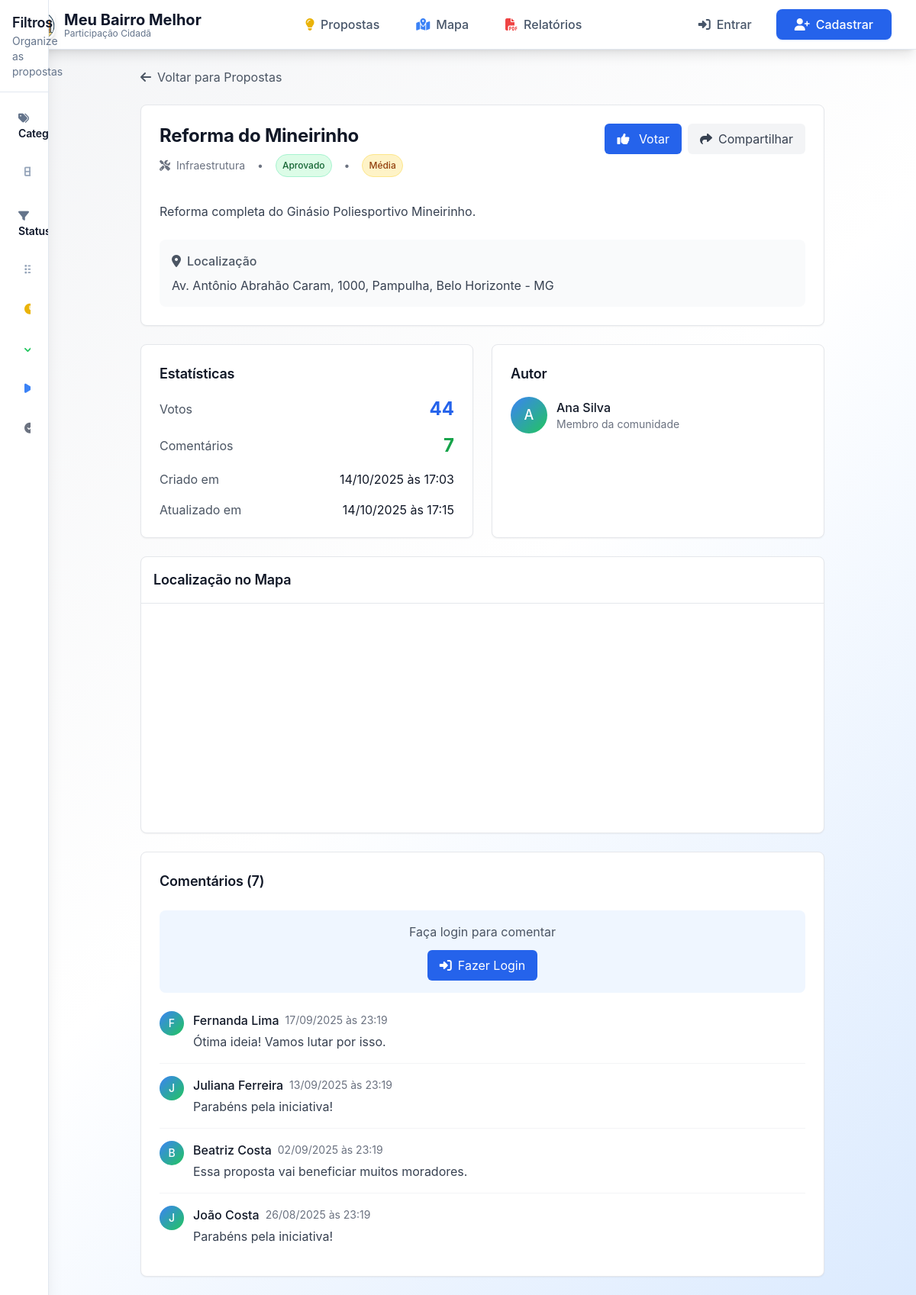
/proposta/23, run on the app's committed database.
### app.py (models this page shows, shortened)
class Proposal(db.Model):
    id = db.Column(db.Integer, primary_key=True)
    title = db.Column(db.String(200), nullable=False)
    description = db.Column(db.Text, nullable=False)
    category = db.Column(db.String(50), db.ForeignKey('category.id'), nullable=False)
    latitude = db.Column(db.Float, nullable=False)
    longitude = db.Column(db.Float, nullable=False)
    address = db.Column(db.String(300), nullable=False)
    status = db.Column(db.String(20), default='pending')
    priority = db.Column(db.String(10), default='medium')
    votes_count = db.Column(db.Integer, default=0)
    comments_count = db.Column(db.Integer, default=0)
    author_id = db.Column(db.Integer, db.ForeignKey('user.id'), nullable=False)
    created_at = db.Column(db.DateTime, default=datetime.utcnow)
    updated_at = db.Column(db.DateTime, default=datetime.utcnow, onupdate=datetime.utcnow)
    author = db.relationship('User', backref='proposals')
    category_obj = db.relationship('Category', backref='proposals')

class Category(db.Model):
    id = db.Column(db.String(50), primary_key=True)
    name = db.Column(db.String(100), nullable=False)
    icon = db.Column(db.String(50))
    color = db.Column(db.String(7))

class User(UserMixin, db.Model):
    id = db.Column(db.Integer, primary_key=True)
    email = db.Column(db.String(120), unique=True, nullable=False)
    name = db.Column(db.String(100), nullable=False)
    password_hash = db.Column(db.String(128))
    created_at = db.Column(db.DateTime, default=datetime.utcnow)
    nome_completo = db.Column(db.String(200))
    cpf = db.Column(db.String(14))
    telefone = db.Column(db.String(20))
    endereco = db.Column(db.Text)
    cep = db.Column(db.String(10))
    data_nascimento = db.Column(db.Date)

class Comment(db.Model):
    id = db.Column(db.Integer, primary_key=True)
    proposal_id = db.Column(db.Integer, db.ForeignKey('proposal.id'), nullable=False)
    user_id = db.Column(db.Integer, db.ForeignKey('user.id'), nullable=False)
    content = db.Column(db.Text, nullable=False)
    created_at = db.Column(db.DateTime, default=datetime.utcnow)
    updated_at = db.Column(db.DateTime, default=datetime.utcnow, onupdate=datetime.utcnow)
    user = db.relationship('User', backref='comments')
    proposal = db.relationship('Proposal', backref='comments')
    @property
    def author_name(self):
        return self.user.name if self.user else 'Usuário Anônimo'

### app.py (the view)
@app.route('/proposta/<int:id>')
def proposta_detalhes(id):
    proposal = Proposal.query.get_or_404(id)
    comments = Comment.query.filter_by(proposal_id=id).order_by(Comment.created_at.desc()).all()
    user_voted = False
    if current_user.is_authenticated:
        vote = Vote.query.filter_by(
            proposal_id=id,
            user_id=current_user.id
        ).first()
        user_voted = vote is not None
    return render_template('proposta_detalhes.html',
                         proposal=proposal,
                         comments=comments,
                         user_voted=user_voted)

### templates/proposta_detalhes.html (shortened to what this page needs)
{% extends "base.html" %}
{% block content %}
<div class="max-w-4xl mx-auto space-y-6">
    <div>
        <a href="{{ url_for('index') }}" class="inline-flex items-center text-gray-600 hover:text-gray-900">
            <i class="fas fa-arrow-left mr-2"></i>Voltar para Propostas
        </a>
    </div>
    <div class="bg-white rounded-lg shadow-sm border border-gray-200 p-6">
        <div class="flex items-start justify-between mb-4">
            <div class="flex-1">
                <h1 class="text-2xl font-bold text-gray-900 mb-2">{{ proposal.title }}</h1>
                <div class="flex items-center space-x-4 text-sm text-gray-500 mb-4">
                    <div class="flex items-center space-x-2">
                        <i class="fas fa-{{ proposal.category_obj.icon }}" style="color: {{ proposal.category_obj.color }}"></i>
                        <span>{{ proposal.category_obj.name }}</span>
                    </div>
                    <span>•</span>
                    <span class="status-{{ proposal.status }} px-2 py-1 rounded-full">
                        {% if proposal.status == 'pending' %}Pendente
                        {% elif proposal.status == 'approved' %}Aprovado
                        {% elif proposal.status == 'in_progress' %}Em Andamento
                        {% elif proposal.status == 'completed' %}Concluído
                        {% elif proposal.status == 'rejected' %}Rejeitado
                        {% endif %}
                    </span>
                    <span>•</span>
                    <span class="priority-{{ proposal.priority }} px-2 py-1 rounded-full">
                        {% if proposal.priority == 'low' %}Baixa
                        {% elif proposal.priority == 'medium' %}Média
                        {% elif proposal.priority == 'high' %}Alta
                        {% endif %}
                    </span>
                </div>
            </div>
            <div id="votes" class="flex items-center space-x-2">
                <button onclick="voteProposal({{ proposal.id }})"
                        id="voteButton"
                        class="px-4 py-2 rounded-md transition-colors {% if user_voted %}bg-green-600 hover:bg-green-700 text-white{% else %}bg-blue-600 hover:bg-blue-700 text-white{% endif %}">
                    <i class="fas fa-thumbs-up mr-2"></i>
                    <span id="voteText">{% if user_voted %}Desvotar{% else %}Votar{% endif %}</span>
                </button>
                <button onclick="shareProposal()" class="px-4 py-2 bg-gray-100 text-gray-700 rounded-md hover:bg-gray-200 transition-colors">
                    <i class="fas fa-share mr-2"></i>Compartilhar
                </button>
            </div>
        </div>
        <div class="prose max-w-none">
            <p class="text-gray-700 leading-relaxed">{{ proposal.description }}</p>
        </div>
        <div class="mt-6 p-4 bg-gray-50 rounded-lg">
            <div class="flex items-center text-gray-600 mb-2">
                <i class="fas fa-map-marker-alt mr-2"></i>
                <span class="font-medium">Localização</span>
            </div>
            <p class="text-gray-700">{{ proposal.address }}</p>
        </div>
    </div>
    <div class="grid grid-cols-1 md:grid-cols-2 gap-6">
        <div class="bg-white rounded-lg shadow-sm border border-gray-200 p-6">
            <h3 class="text-lg font-semibold text-gray-900 mb-4">Estatísticas</h3>
            <div class="space-y-4">
                <div class="flex items-center justify-between">
                    <span class="text-gray-600">Votos</span>
                    <span class="text-2xl font-bold text-blue-600" id="votesCount">{{ proposal.votes_count }}</span>
                </div>
                <div class="flex items-center justify-between">
                    <span class="text-gray-600">Comentários</span>
                    <span class="text-2xl font-bold text-green-600" id="commentsCount">{{ proposal.comments_count }}</span>
                </div>
                <div class="flex items-center justify-between">
                    <span class="text-gray-600">Criado em</span>
                    <span class="text-gray-900">{{ proposal.created_at.strftime('%d/%m/%Y às %H:%M') }}</span>
                </div>
                <div class="flex items-center justify-between">
                    <span class="text-gray-600">Atualizado em</span>
                    <span class="text-gray-900">{{ proposal.updated_at.strftime('%d/%m/%Y às %H:%M') }}</span>
                </div>
            </div>
        </div>
        <div class="bg-white rounded-lg shadow-sm border border-gray-200 p-6">
            <h3 class="text-lg font-semibold text-gray-900 mb-4">Autor</h3>
            <div class="flex items-center space-x-3">
                <div class="w-12 h-12 bg-gradient-to-br from-blue-500 to-green-500 rounded-full flex items-center justify-center">
                    <span class="text-white text-lg font-medium">{{ proposal.author.name[0].upper() }}</span>
                </div>
                <div>
                    <p class="font-medium text-gray-900">{{ proposal.author.name }}</p>
                    <p class="text-sm text-gray-500">Membro da comunidade</p>
                </div>
            </div>
        </div>
    </div>
    <div class="bg-white rounded-lg shadow-sm border border-gray-200 overflow-hidden">
        <div class="p-4 border-b border-gray-200">
            <h3 class="text-lg font-semibold text-gray-900">Localização no Mapa</h3>
        </div>
        <div id="proposalMap" style="height: 300px;"></div>
    </div>
    <div id="comments" class="bg-white rounded-lg shadow-sm border border-gray-200 p-6">
        <div class="flex items-center justify-between mb-6">
            <h3 class="text-lg font-semibold text-gray-900">
                Comentários (<span id="commentsCountHeader">{{ proposal.comments_count }}</span>)
            </h3>
        </div>
        {% if current_user.is_authenticated %}
        <div class="mb-6 p-4 bg-gray-50 rounded-lg">
            <form id="commentForm">
                <div class="mb-3">
                    <label class="block text-sm font-medium text-gray-700 mb-2">Adicionar Comentário</label>
                    <textarea id="commentContent" rows="3"
                              class="w-full px-3 py-2 border border-gray-300 rounded-md focus:outline-none focus:ring-2 focus:ring-blue-500"
                              placeholder="Escreva seu comentário..."></textarea>
                </div>
                <button type="submit" class="px-4 py-2 bg-blue-600 text-white rounded-md hover:bg-blue-700 transition-colors">
                    <i class="fas fa-comment mr-2"></i>Comentar
                </button>
            </form>
        </div>
        {% else %}
        <div class="mb-6 p-4 bg-blue-50 rounded-lg text-center">
            <p class="text-gray-600 mb-3">Faça login para comentar</p>
            <button onclick="openLoginModal()" class="px-4 py-2 bg-blue-600 text-white rounded-md hover:bg-blue-700 transition-colors">
                <i class="fas fa-sign-in-alt mr-2"></i>Fazer Login
            </button>
        </div>
        {% endif %}
        <div id="commentsList" class="space-y-4">
            {% for comment in comments %}
            <div class="border-b border-gray-100 pb-4 last:border-b-0">
                <div class="flex items-start space-x-3">
                    <div class="w-8 h-8 bg-gradient-to-br from-blue-500 to-green-500 rounded-full flex items-center justify-center flex-shrink-0">
                        <span class="text-white text-sm font-medium">{{ comment.author_name[0].upper() }}</span>
                    </div>
                    <div class="flex-1">
                        <div class="flex items-center space-x-2 mb-1">
                            <span class="font-medium text-gray-900">{{ comment.author_name }}</span>
                            <span class="text-sm text-gray-500">{{ comment.created_at.strftime('%d/%m/%Y às %H:%M') }}</span>
                        </div>
                        <p class="text-gray-700">{{ comment.content }}</p>
                    </div>
                </div>
            </div>
            {% endfor %}
        </div>
    </div>
</div>
{% endblock %}

### static/css/custom.css (style rules this page uses)
* { font-family: -apple-system, BlinkMacSystemFont, 'Segoe UI', 'Roboto', 'Helvetica Neue', Arial, sans-serif; }
body { background: #fafbfc; color: #2d3748; line-height: 1.6; -webkit-font-smoothing: antialiased; -moz-osx-font-smoothing: grayscale; }
a { color: #2563eb; text-decoration: none; transition: color 0.2s ease; }
h1, h2, h3, h4, h5, h6 { font-weight: 600; letter-spacing: -0.01em; line-height: 1.3; color: #1a202c; }
.gradient-bg { background: #ffffff; }
.status-approved { background: #d1fae5; color: #065f46; border: 1px solid #a7f3d0; border-radius: 6px; padding: 4px 8px; font-size: 12px; font-weight: 500; }
.priority-medium { background: #fef3c7; color: #92400e; border: 1px solid #fde68a; border-radius: 6px; padding: 4px 8px; font-size: 12px; font-weight: 500; }

### templates/base.html (style rules this page uses)
.gradient-bg { background: linear-gradient(135deg, #f3f4f6 0%, #ffffff 50%, #dbeafe 100%); }
.status-approved { background-color: #dcfce7; color: #166534; }
.priority-medium { background-color: #fef3c7; color: #92400e; }

### data on the page
Proposal: title "Reforma do Mineirinho", description "Reforma completa do Ginásio Poliesportivo Mineirinho.", address "Av. Antônio Abrahão Caram, 1000, Pampulha, Belo Horizonte - MG", votes_count "44", comments_count "7", created_at "14/10/2025 às 17:03", updated_at "14/10/2025 às 17:15"
Category: category_obj.name "Infraestrutura"
User: author "A", author.name "Ana Silva"
Comment: name "F", author_name "Fernanda Lima", created_at "17/09/2025 às 23:19", content "Ótima ideia! Vamos lutar por isso."
Comment: name "J", author_name "Juliana Ferreira", created_at "13/09/2025 às 23:19", content "Parabéns pela iniciativa!"
Comment: name "B", author_name "Beatriz Costa", created_at "02/09/2025 às 23:19", content "Essa proposta vai beneficiar muitos moradores."
Comment: name "J", author_name "João Costa", created_at "26/08/2025 às 23:19", content "Parabéns pela iniciativa!"
